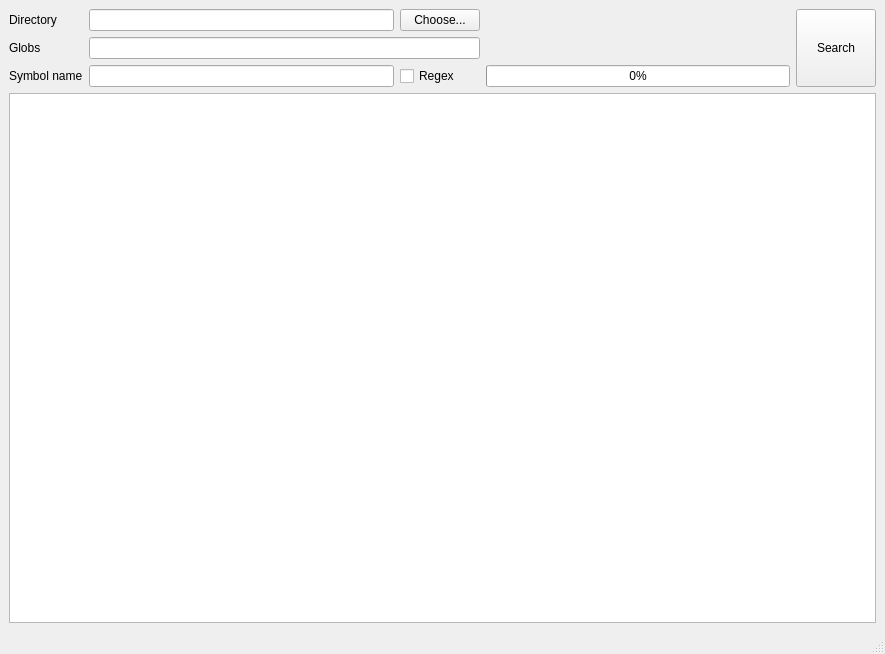
<?xml version="1.0" encoding="UTF-8"?>
<ui version="4.0">
 <class>MainWindow</class>
 <widget class="QMainWindow" name="MainWindow">
  <property name="geometry">
   <rect>
    <x>0</x>
    <y>0</y>
    <width>885</width>
    <height>654</height>
   </rect>
  </property>
  <property name="windowTitle">
   <string>SymSeek</string>
  </property>
  <property name="locale">
   <locale language="English" country="UnitedStates"/>
  </property>
  <widget class="QWidget" name="centralwidget">
   <layout class="QGridLayout" name="gridLayout_2">
    <item row="0" column="0">
     <layout class="QGridLayout" name="gridLayout">
      <item row="0" column="3">
       <spacer name="horizontalSpacer">
        <property name="orientation">
         <enum>Qt::Horizontal</enum>
        </property>
        <property name="sizeType">
         <enum>QSizePolicy::Expanding</enum>
        </property>
        <property name="sizeHint" stdset="0">
         <size>
          <width>40</width>
          <height>20</height>
         </size>
        </property>
       </spacer>
      </item>
      <item row="1" column="0">
       <widget class="QLabel" name="lblExtensions">
        <property name="text">
         <string>Globs</string>
        </property>
       </widget>
      </item>
      <item row="0" column="0">
       <widget class="QLabel" name="lblGlobs">
        <property name="sizePolicy">
         <sizepolicy hsizetype="Preferred" vsizetype="Preferred">
          <horstretch>0</horstretch>
          <verstretch>0</verstretch>
         </sizepolicy>
        </property>
        <property name="text">
         <string>Directory</string>
        </property>
       </widget>
      </item>
      <item row="0" column="4" rowspan="3">
       <widget class="QPushButton" name="pbSearch">
        <property name="sizePolicy">
         <sizepolicy hsizetype="Minimum" vsizetype="Preferred">
          <horstretch>0</horstretch>
          <verstretch>0</verstretch>
         </sizepolicy>
        </property>
        <property name="text">
         <string>Search</string>
        </property>
       </widget>
      </item>
      <item row="2" column="0">
       <widget class="QLabel" name="lblSymbol">
        <property name="text">
         <string>Symbol name</string>
        </property>
       </widget>
      </item>
      <item row="3" column="0" colspan="5">
       <widget class="QTableView" name="tvResults"/>
      </item>
      <item row="0" column="1">
       <widget class="QLineEdit" name="leDirectory"/>
      </item>
      <item row="0" column="2">
       <widget class="QPushButton" name="pbChooseDir">
        <property name="text">
         <string>Choose...</string>
        </property>
       </widget>
      </item>
      <item row="1" column="1" colspan="2">
       <widget class="QLineEdit" name="leGlobs"/>
      </item>
      <item row="2" column="1">
       <widget class="QLineEdit" name="leSymbolName"/>
      </item>
      <item row="2" column="2">
       <widget class="QCheckBox" name="chbRegex">
        <property name="text">
         <string>Regex</string>
        </property>
       </widget>
      </item>
      <item row="2" column="3">
       <widget class="QProgressBar" name="pbProgress">
        <property name="value">
         <number>0</number>
        </property>
       </widget>
      </item>
     </layout>
    </item>
   </layout>
  </widget>
  <widget class="QMenuBar" name="menubar">
   <property name="geometry">
    <rect>
     <x>0</x>
     <y>0</y>
     <width>885</width>
     <height>20</height>
    </rect>
   </property>
  </widget>
  <widget class="QStatusBar" name="statusbar"/>
 </widget>
 <resources/>
 <connections/>
</ui>
